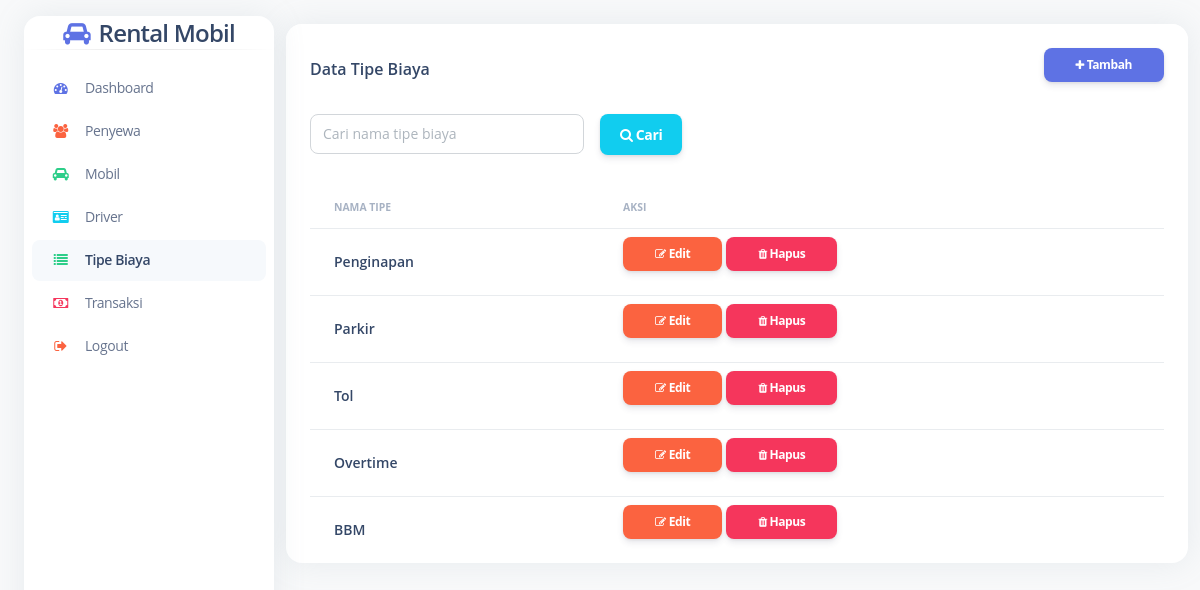
The app's page /pages/tipe_biaya.php (signed in), older data.
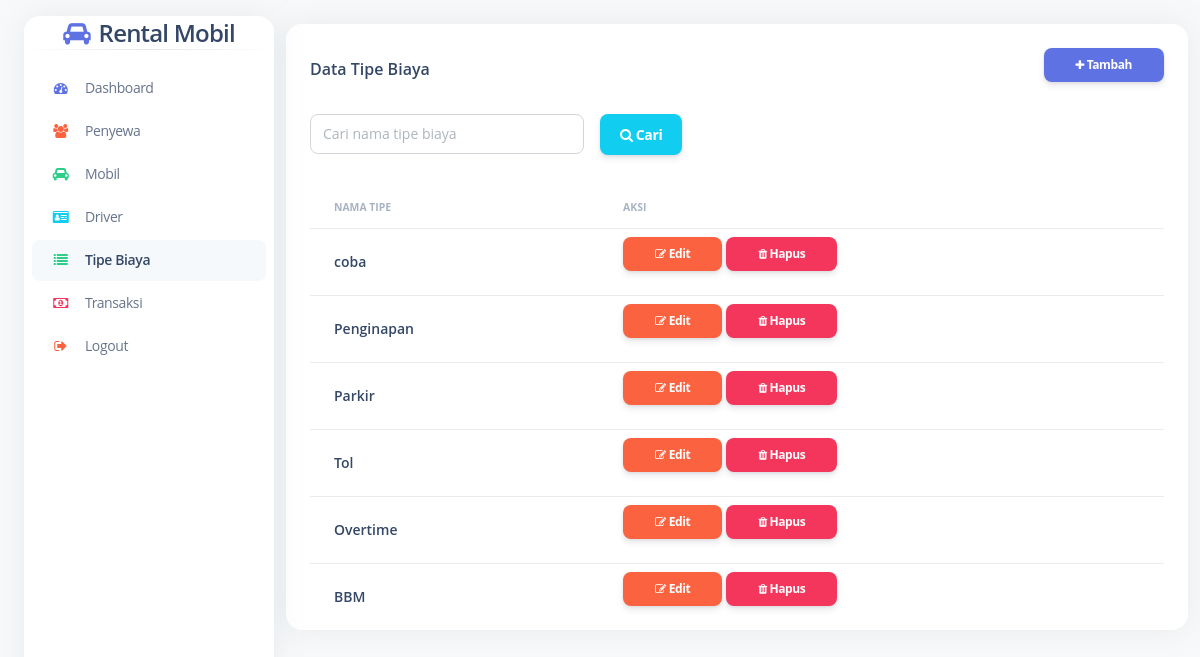
The same page, newer data.
### tables this page shows
CREATE TABLE `tipe_biaya` (
  `id_tipe` int NOT NULL AUTO_INCREMENT,
  `nama_tipe` varchar(50) NOT NULL,
  `created_at` timestamp NULL DEFAULT CURRENT_TIMESTAMP,
  PRIMARY KEY (`id_tipe`)
);

### pages/tipe_biaya.php (the view, shortened to what the changed rows need)
<?php
include '../koneksi/koneksi.php';
?>
<!DOCTYPE html>
<html lang="en">
<head>
  <link href="../styling/assets/css/nucleo-icons.css" rel="stylesheet" />
  <link href="../styling/assets/css/nucleo-svg.css" rel="stylesheet" />
  <link href="../styling/assets/css/argon-dashboard.css" rel="stylesheet" />
  <link rel="stylesheet" href="https://cdnjs.cloudflare.com/ajax/libs/font-awesome/4.7.0/css/font-awesome.min.css">
</head>
<body class="g-sidenav-show bg-gray-100">
  <main class="main-content position-relative border-radius-lg">
    <div class="container-fluid py-4">
      <div class="row">
        <div class="col-12">
          <div class="card mb-4">
            <div class="card-body pt-3 pb-0">
              <div class="table-responsive p-0">
                <table class="table align-items-center mb-0">
                  <thead>
                    <tr>
                      <th class="text-uppercase text-secondary text-xxs font-weight-bolder opacity-7">Nama Tipe</th>
                      <th class="text-uppercase text-secondary text-xxs font-weight-bolder opacity-7 ps-2">Aksi</th>
                    </tr>
                  </thead>
                  <tbody>
                    <?php
                    $where = '';
                    $query = mysqli_query($conn, "SELECT * FROM tipe_biaya $where ORDER BY id_tipe DESC");
                    while($data = mysqli_fetch_array($query)) {
                    ?>
                    <tr>
                      <td>
                        <div class="d-flex px-3">
                          <div class="my-auto">
                            <h6 class="mb-0 text-sm"><?= $data['nama_tipe'] ?></h6>
                          </div>
                        </div>
                      </td>
                      <td>
                        <button class="btn btn-warning btn-sm" data-bs-toggle="modal" data-bs-target="#editModal<?= $data['id_tipe'] ?>">
                          <i class="fa fa-edit"></i> Edit
                        </button>
                        <a href="?hapus=<?= $data['id_tipe'] ?>" class="btn btn-danger btn-sm" onclick="return confirm('Yakin ingin menghapus data ini?')">
                          <i class="fa fa-trash"></i> Hapus
                        </a>
                      </td>
                    </tr>
                    <?php } ?>
                  </tbody>
                </table>
              </div>
            </div>
          </div>
        </div>
      </div>
    </div>
  </main>
</body>
</html>

Row changes from the older to the newer data that the page shows:
added tipe_biaya: nama_tipe "coba"
